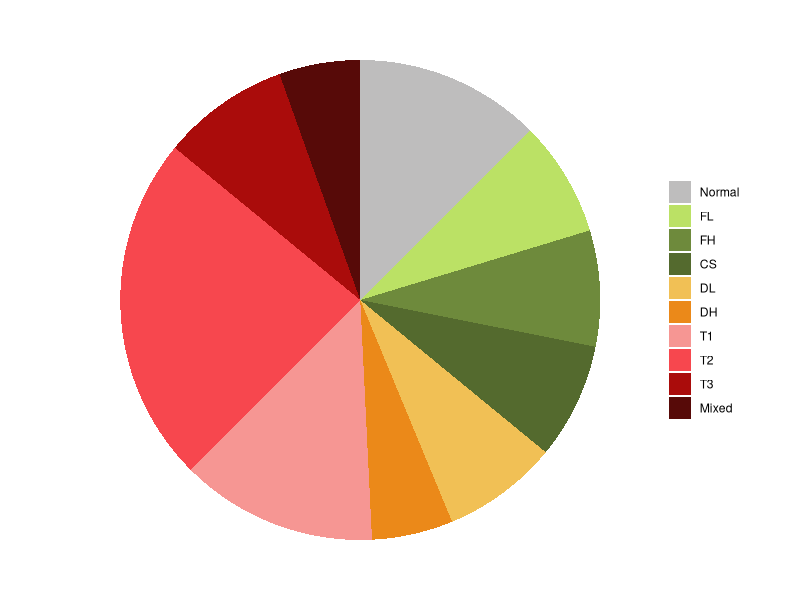

Here is the R script that generated this plot:
  
drPiechart <- function(columnNames, Values, Colors, outputPdf){
  library(ggplot2)
  library(scales)
  library(RColorBrewer)
  
  data <- data.frame(
    group = columnNames,
    value = Values
  )
  data$group <- factor(data$group, columnNames)

  pie <- ggplot(data, aes(x="", y=value, fill=factor(group))) +
    geom_bar(width = 1, stat = "identity") + 
    coord_polar("y", start=0) + 
    scale_fill_manual(values = Colors) + 
    coord_polar(theta = "y", direction = -1) +
    theme_void() + 
    theme(plot.title = element_text(hjust = 0.5),
          legend.title = element_blank()) 

  ggsave(outputPdf, pie, units = 'cm', height = 8, width = 16)
}

#drPiechart(c(), c(), colors = c(), 'output.pdf')
drPiechart(c('Normal', 'FL', 'FH', 'CS', 'DL', 'DH', 'T1', 'T2', 'T3', 'Mixed'), 
           c(16, 10, 10, 10, 10, 7, 17, 30, 11, 7), 
           c('#bebdbd', '#bbe165', '#6e8a3c', '#546a2e', 
             '#f1c055', '#eb8919', '#f69693', '#f7474e', '#aa0c0b', '#570a08'), 
           '../results/Figure 1A.pdf')


